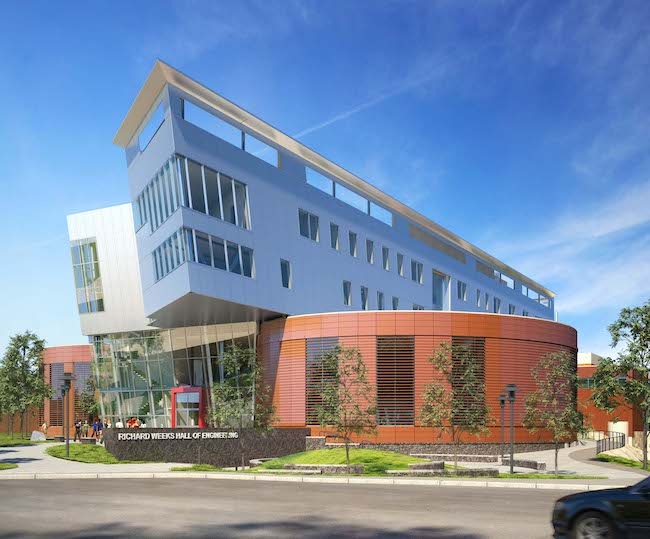
%> input picture WeeksHallSmall.jpg, 650 x 539 px
$ octave Problem31D.m   (GNU Octave 9; MATLAB toolbox functions it lacks are replaced by stand-ins)
%> lines starting %> are read from the running program, lines starting %| are printed output that depends on the picture
% Read the original image
img = imread('WeeksHallSmall.jpg');
%> img is the input picture: size 539x650x3 uint8; mean R, G, B 123, 140.3, 165.4

% Define the 2D gradient filters
Drow = [0 0 0; 0 1 -1; 0 0 0];
Dcol = [0 0 0; 0 1 0; 0 -1 0];
Dur = [0 0 -1; 0 1 0; 0 0 0]; % Diagonal upper-right filter
Dul = [-1 0 0; 0 1 0; 0 0 0]; % Diagonal upper-left filter

% Apply the 2D convolution using the filters
row_gradient = conv2(double(rgb2gray(img)), Drow, 'same');
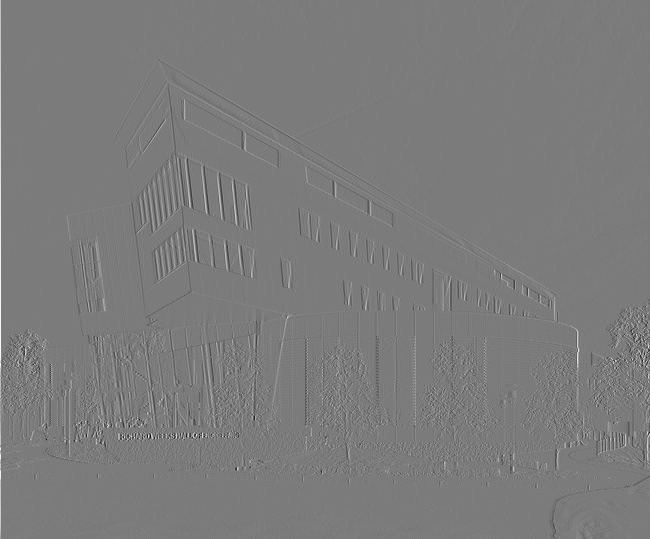
%> row_gradient: size 539x650 double; min -226, max 239, mean 0.2; drawn with min black and max white
col_gradient = conv2(double(rgb2gray(img)), Dcol, 'same');
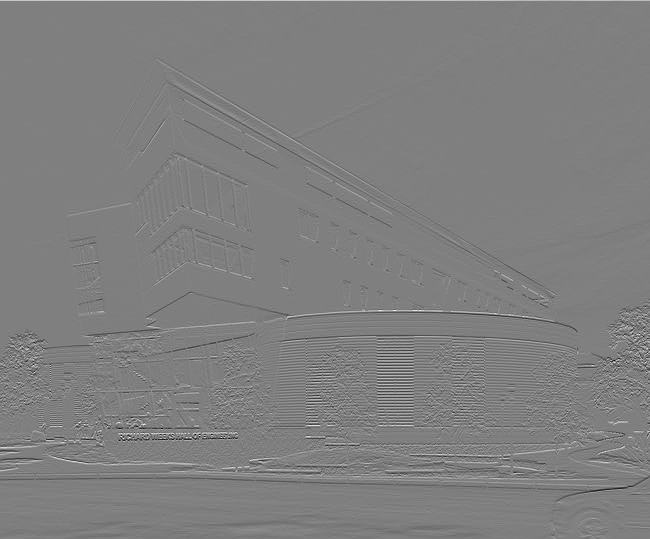
%> col_gradient: size 539x650 double; min -215, max 215, mean 0.2; drawn with min black and max white
dur_gradient = conv2(double(rgb2gray(img)), Dur, 'same');
dul_gradient = conv2(double(rgb2gray(img)), Dul, 'same');
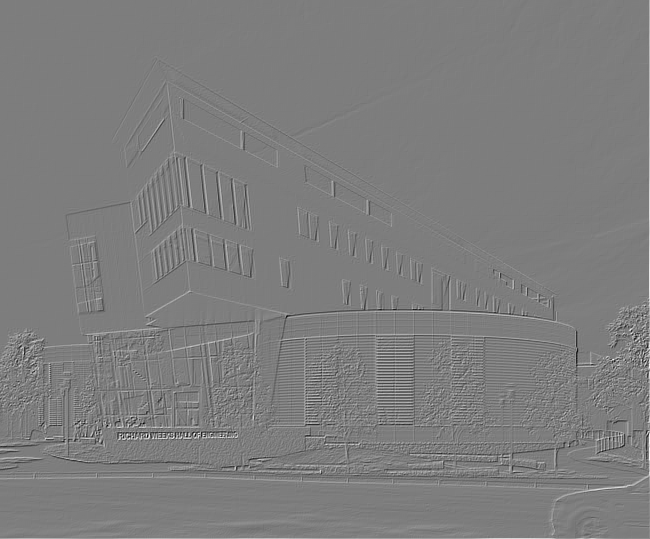
%> dul_gradient: size 539x650 double; min -241, max 248, mean 0.5; drawn with min black and max white

% Define thresholds for diagonal filters (experimentally chosen)
tau_dur = 30; % Threshold for Dur
tau_dul = 30; % Threshold for Dul

% Threshold the results
dur_edges = abs(dur_gradient) > tau_dur;
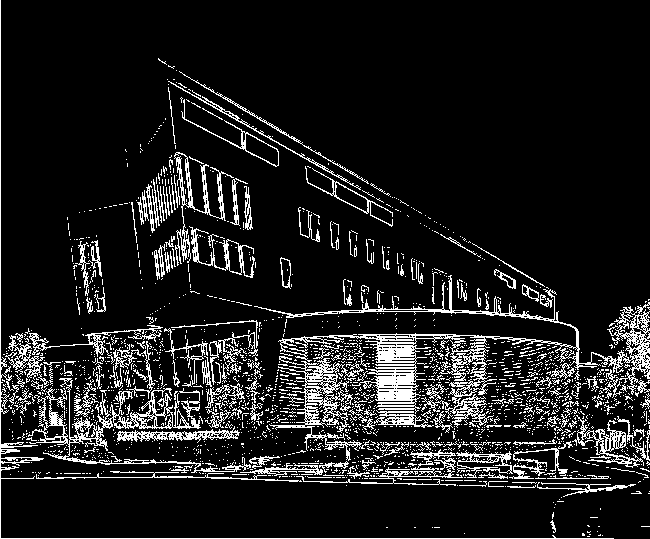
%> dur_edges: size 539x650 logical; 11.5% white in thin lines or dots
dul_edges = abs(dul_gradient) > tau_dul;
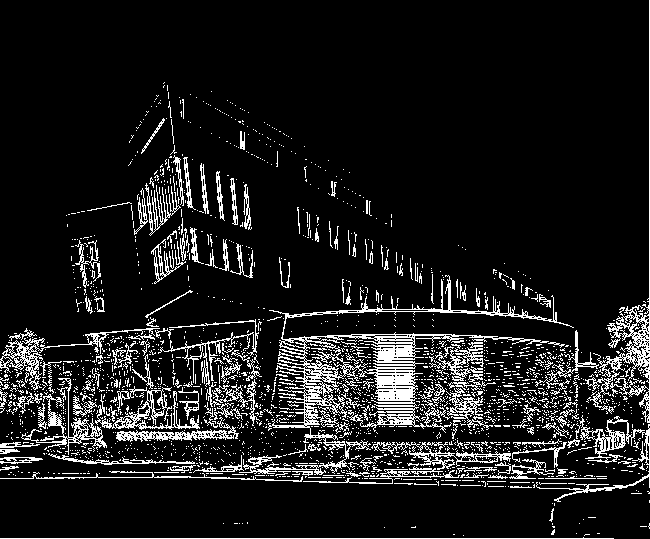
%> dul_edges: size 539x650 logical; 10.9% white in thin lines or dots

% Display the filtered results and the thresholded images
figure;
subplot(2, 2, 1);
imshow(row_gradient, []);
title('Row Gradient (Drow)');

subplot(2, 2, 2);
imshow(col_gradient, []);
title('Column Gradient (Dcol)');

subplot(2, 2, 3);
imshow(dur_edges, []);
title(['Diagonal Upper-Right Edges (Dur), \tau = ', num2str(tau_dur)]);

subplot(2, 2, 4);
imshow(dul_edges, []);
title(['Diagonal Upper-Left Edges (Dul), \tau = ', num2str(tau_dul)]);
